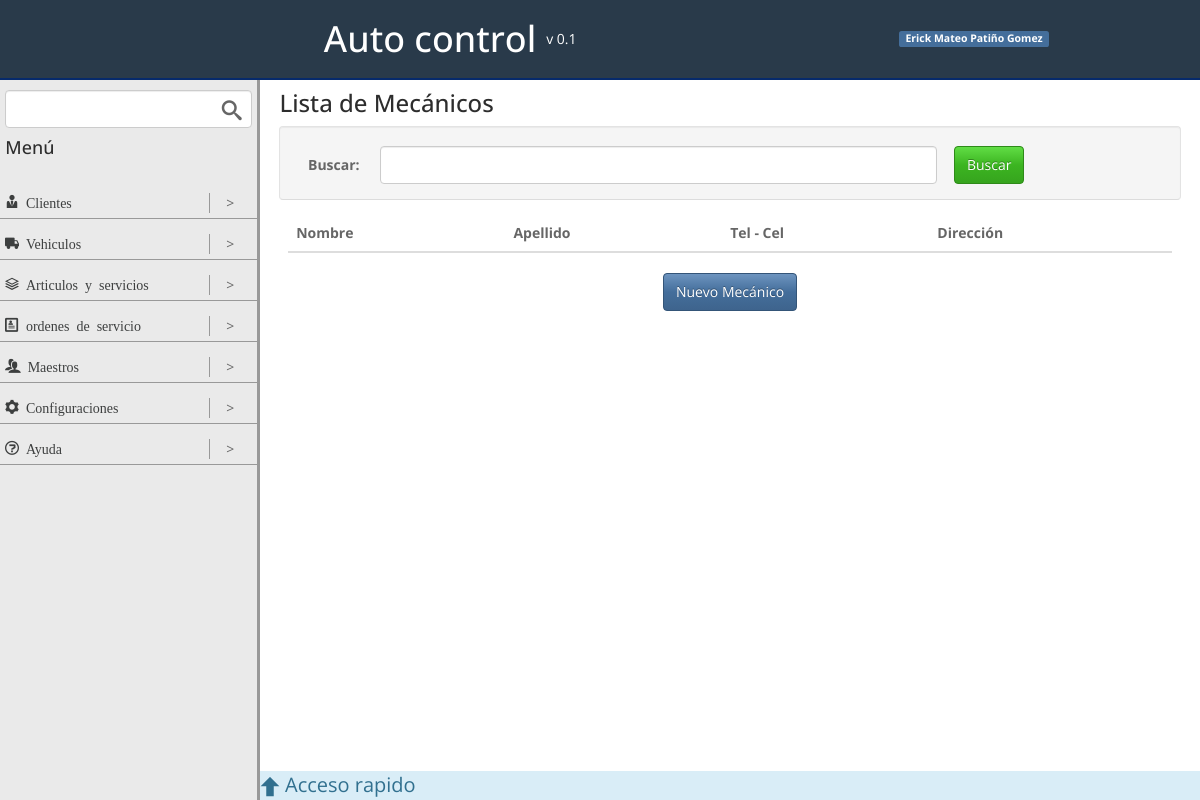
Page /mecanicos/ on the earlier database version.
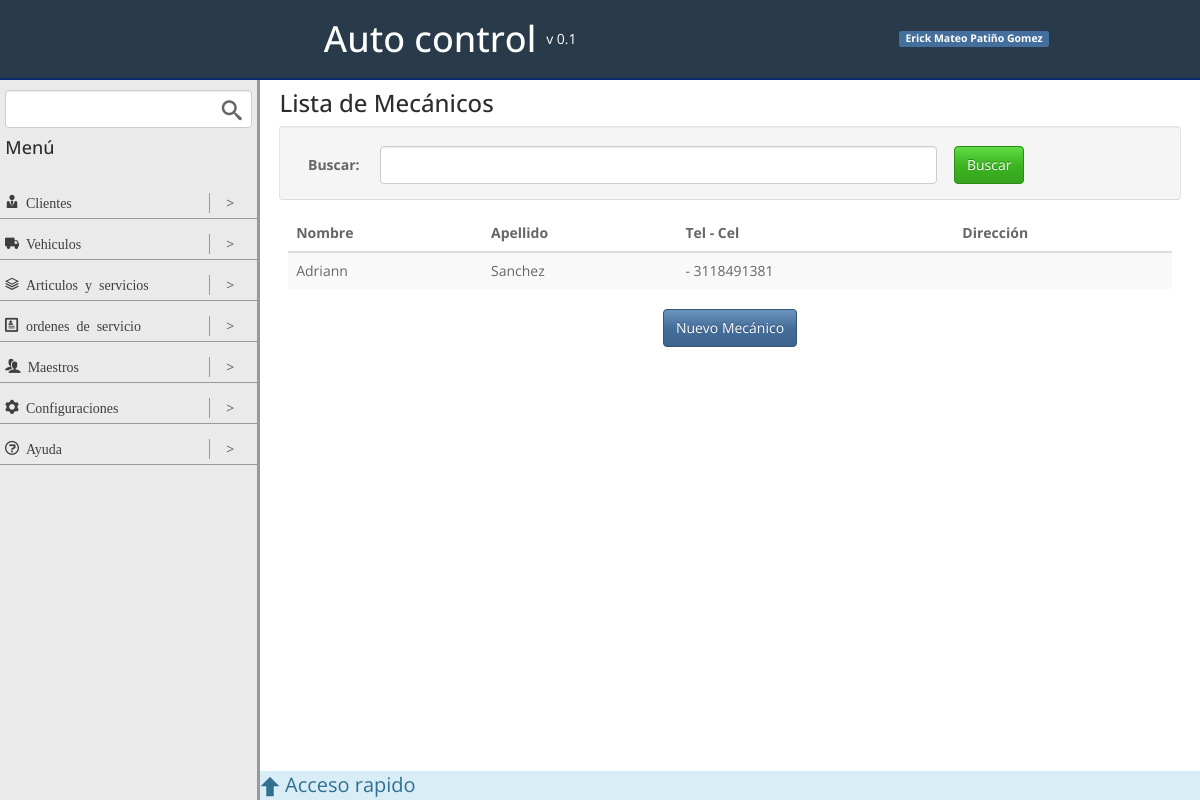
Same page on the later database version.
### maestros/models.py (models this page shows, shortened)
class mecanicoModel(models.Model):
	nombre = models.CharField(max_length=50)
	apellido = models.CharField(max_length=50)
	telefono = models.CharField(max_length=20, blank=True, null=True)
	celular = models.CharField(max_length=20)
	direccion = models.CharField(max_length=50, blank=True, null=True)
	activo = models.BooleanField(default=True)

### maestros/views.py (the view)
# urls.py: url(r'^mecanicos/$', listMecanicosView.as_view(), name = 'list_mecanicos'),
class listMecanicosView(ListView):
	template_name = 'list_mecanicos.html'
	model = mecanicoModel
	context_object_name = 'mecanicos'
	paginate_by = 10

### maestros/templates/list_mecanicos.html (shortened to what this page needs)
{% extends "base.html" %}
{% block contentViewTitle %}
	<h3>Lista de Mecánicos</h3>
{% endblock contentViewTitle %}
{% block content %}
	<div class="row well actions-top middle">
		<div class="col-1">
			<label for="">Buscar:</label>
		</div>
		<div class="col-8">
			<input type="text" class="form-control" placeholder="">
		</div>
		<div class="col-3">
			<input type="submit" class="btn btn-success" value="Buscar">
		</div>
	</div>
	<table class="table table-striped table-hover ">
		<thead>
			<tr>
				<th>Nombre</th>
				<th>Apellido</th>
				<th>Tel - Cel</th>
				<th>Dirección</th>
			</tr>
		</thead>
		<tbody>
		{% for mecanico in mecanicos %}
			<tr>
				<td>{{ mecanico.nombre }}</td>
				<td>{{ mecanico.apellido }}</td>
				<td>{{ mecanico.telefono }} - {{ mecanico.celular }}</td>
				<td>{{ mecanico.direccion }}</td>
			</tr>
		{% endfor %}
		</tbody>
	</table>
	<div class="row center">
		<a class='btn btn-primary' href="{% url 'create_mecanicos' %}">Nuevo Mecánico</a>
	</div>
{% endblock content %}

Differences in the rows shown:
added mecanicoModel: nombre "Adriann", apellido "Sanchez", celular "3118491381"
